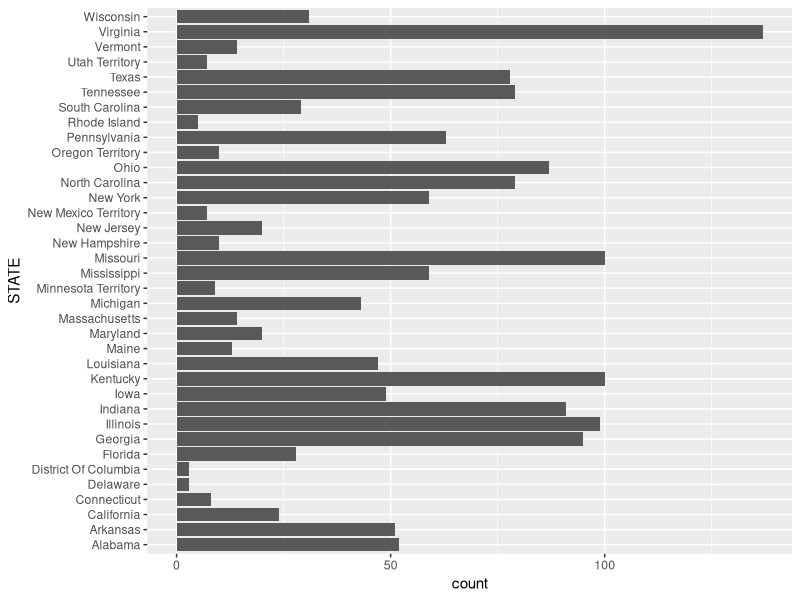
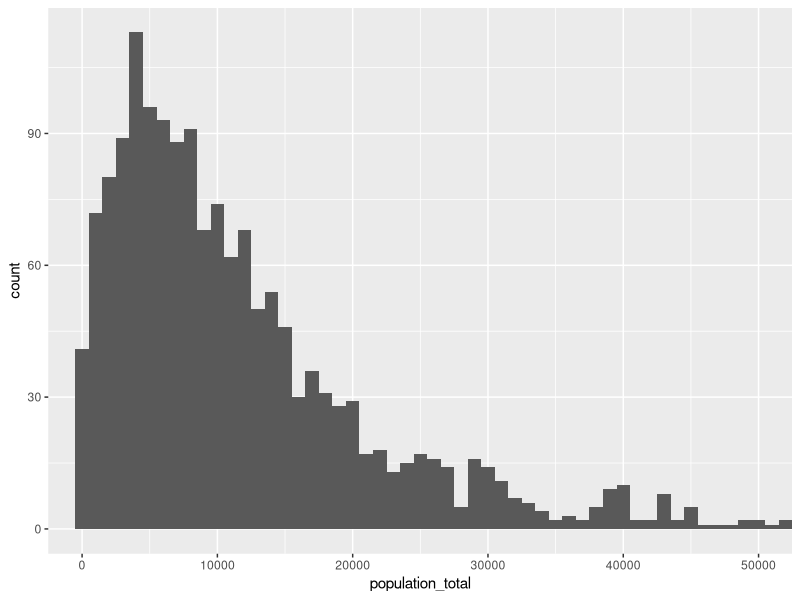
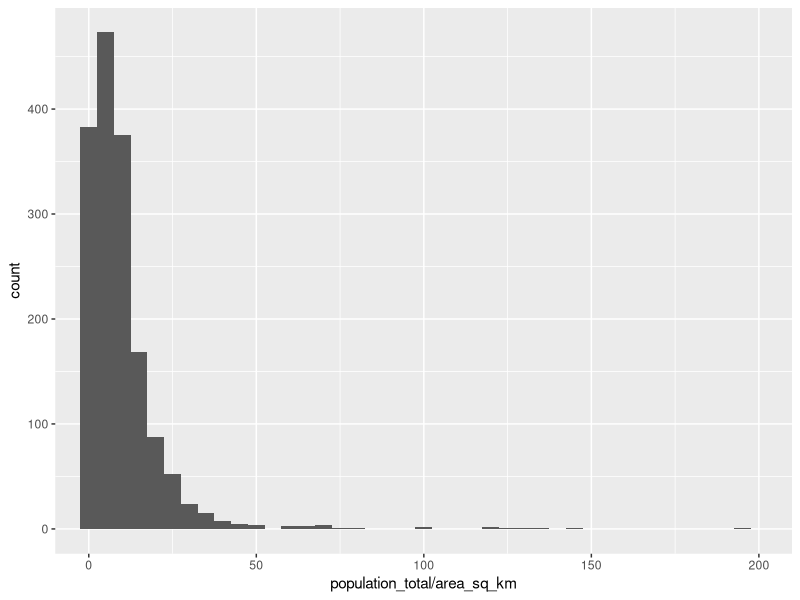
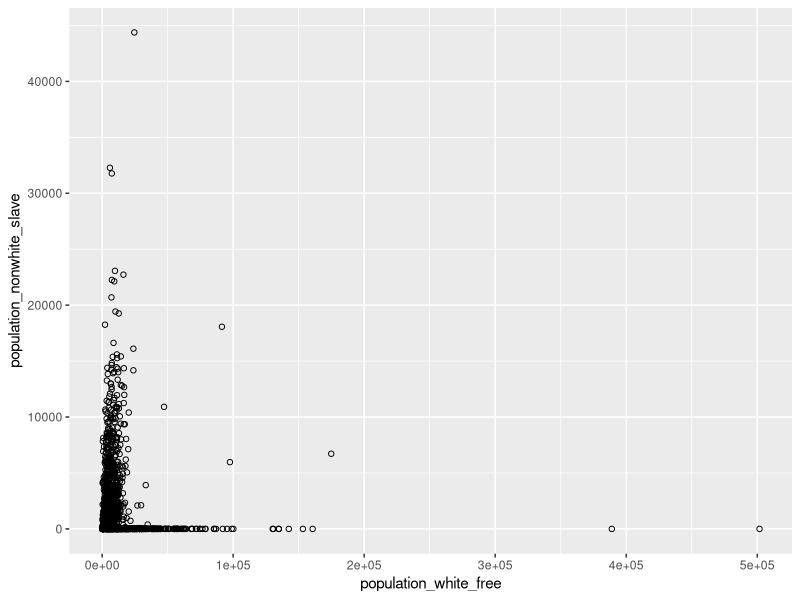

The R source for these figures, in order:
## ---- chunk 1
library(tidyverse)
library(skimr)
census <- read_csv("census_1850_data.csv")
codebook <- read_csv("census_1850_codebook.csv")
## ---- chunk 2
summary(census$population_total)
skim(census$population_total)
## ---- chunk 3
census %>% 
  select(starts_with("crops_")) %>%
  skim()
## ---- chunk 4
census %>% 
  group_by(STATE) %>% 
  summarize(crops_rice = sum(crops_rice, na.rm = TRUE)) %>% 
  arrange(desc(crops_rice))
## ---- chunk 5
census %>% 
  group_by(STATE) %>% 
  summarize_at(vars(starts_with("crops_")), sum, na.rm = TRUE) 
## ---- chunk 6
census %>% 
  group_by(STATE) %>% 
  summarize_at(vars(starts_with("crops_")), sum, na.rm = TRUE) %>% 
  mutate_at(vars(starts_with("crops_")),
            funs(dense_rank(desc(.))))
## ---- chunk 7
ggplot(census, aes(x = STATE)) +
  geom_bar() +
  coord_flip()
## ---- chunk 8
ggplot(census, aes(x = population_total)) +
  geom_histogram(binwidth = 1000) + 
  coord_cartesian(xlim = c(0, 50e3))
## ---- chunk 9
ggplot(census, aes(x = population_total / area_sq_km)) +
  geom_histogram(binwidth = 5) +
  coord_cartesian(xlim = c(0, 200))
## ---- chunk 10
ggplot(census,
       aes(x = population_white_free, 
           y = population_nonwhite_slave)) +
  geom_jitter(shape = 1) 
